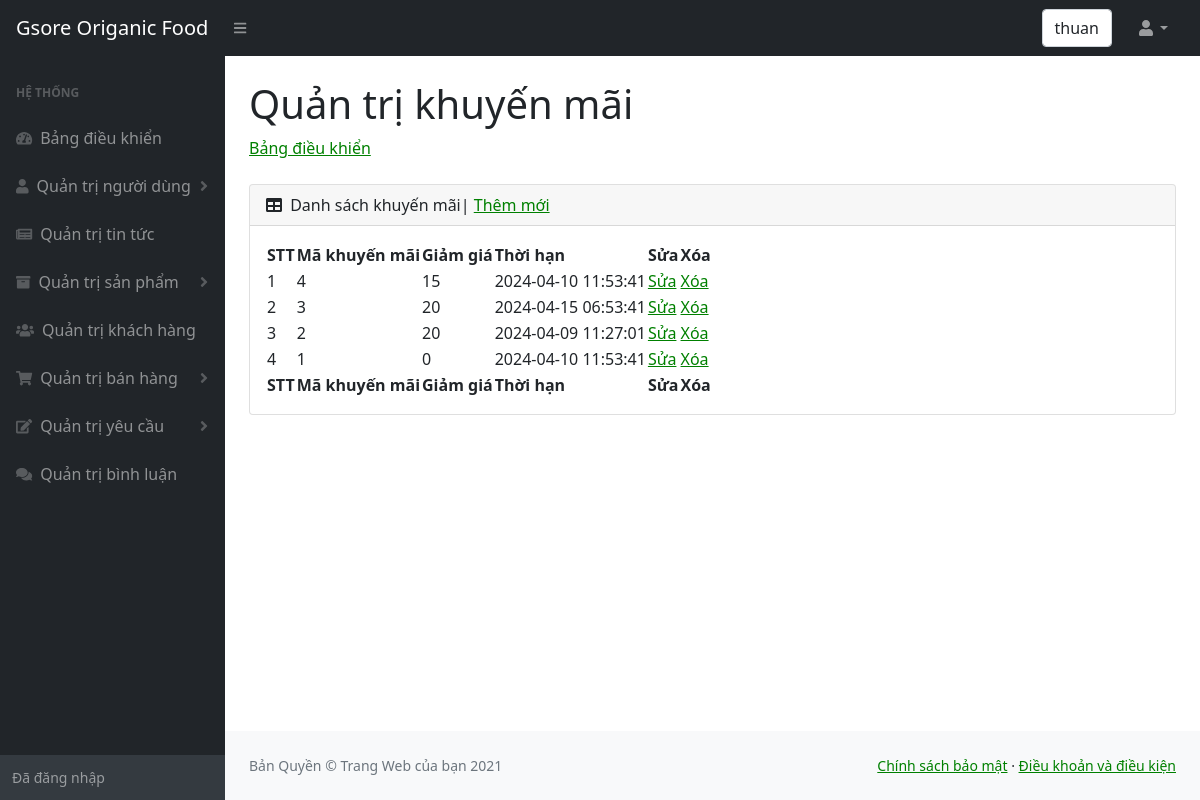
Page /admin/khuyenmai.php (signed in) on the committed database.
### tables this page shows
CREATE TABLE `khuyenmai` (
  `makhuyenmai` int(10) NOT NULL,
  `giamgia` int(10) NOT NULL,
  `thoihan` datetime DEFAULT NULL
);

### admin/khuyenmai.php (the view, shortened to what this page needs)
<!DOCTYPE html>
<html lang="en">
    <head>
        <link href="https://cdn.jsdelivr.net/npm/simple-datatables@latest/dist/style.css" rel="stylesheet" />
        <link href="css/styles.css" rel="stylesheet" />
    </head>
    <body class="sb-nav-fixed">
        <nav class="sb-topnav navbar navbar-expand navbar-dark bg-dark">
            <a class="navbar-brand ps-3" href="../index.php">Gsore Origanic Food </a>
            <button class="btn btn-link btn-sm order-1 order-lg-0 me-4 me-lg-0" id="sidebarToggle" href="#!"><i class="fas fa-bars"></i></button>
            <form class="d-none d-md-inline-block form-inline ms-auto me-0 me-md-3 my-2 my-md-0">
                <div class="input-group">
                  <div class="form-control"><?php  echo $_SESSION['ten_nguoi_dung'];?>  </div>
                </div>
            </form>
            <ul class="navbar-nav ms-auto ms-md-0 me-3 me-lg-4">
                <li class="nav-item dropdown">
                    <a class="nav-link dropdown-toggle" id="navbarDropdown" href="#" role="button" data-bs-toggle="dropdown" aria-expanded="false"><i class="fas fa-user fa-fw"></i></a>
                </li>
            </ul>
        </nav>
        <div id="layoutSidenav">
        <div id="layoutSidenav_nav" >
                <nav class="sb-sidenav accordion sb-sidenav-dark" id="sidenavAccordion">
                    <div class="sb-sidenav-menu">
                        <div class="nav">
                            <div class="sb-sidenav-menu-heading">Hệ thống</div>
                            <a class="nav-link" href="index.php">
                                <div class="sb-nav-link-icon"><i class="fas fa-tachometer-alt"></i></div>
                                Bảng điều khiển
                            </a>
                            <a class="nav-link collapsed" href="nguoidung.php" data-bs-toggle="collapse" data-bs-target="#collapseOne" aria-expanded="false" aria-controls="collapseOne">
                                <div class="sb-nav-link-icon"><i class="fas fa-user"></i></div>
                                Quản trị người dùng
                                <div class="sb-sidenav-collapse-arrow"><i class="fas fa-angle-down"></i></div>
                            </a>
                            <a class="nav-link" href="tintuc.php">
                                <div class="sb-nav-link-icon"><i class="fas fa-newspaper"></i></div>
                                    Quản trị tin tức
                            </a>
                            <a class="nav-link collapsed" href="#" data-bs-toggle="collapse" data-bs-target="#collapseTwo" aria-expanded="false" aria-controls="collapseTwo">
                                <div class="sb-nav-link-icon"><i class="fas fa-archive"></i></div>
                                Quản trị sản phẩm
                                <div class="sb-sidenav-collapse-arrow"><i class="fas fa-angle-down"></i></div>
                            </a>
                            <a class="nav-link" href="khachhang.php">
                                <div class="sb-nav-link-icon"><i class="fas fa-users"></i></div>
                                Quản trị khách hàng
                            </a>
                            <a class="nav-link collapsed" href="#" data-bs-toggle="collapse" data-bs-target="#collapseThree" aria-expanded="false" aria-controls="collapseThree">
                                <div class="sb-nav-link-icon"><i class="fas fa-shopping-cart"></i></div>
                                Quản trị bán hàng
                                <div class="sb-sidenav-collapse-arrow"><i class="fas fa-angle-down"></i></div>
                            </a>
                            <a class="nav-link collapsed" href="#" data-bs-toggle="collapse" data-bs-target="#collapseFour" aria-expanded="false" aria-controls="collapseFour">
                                <div class="sb-nav-link-icon"><i class="fas fa-edit"></i></div>
                                Quản trị yêu cầu
                                <div class="sb-sidenav-collapse-arrow"><i class="fas fa-angle-down"></i></div>
                            </a>
                            <a class="nav-link" href="binhluan.php">
                                <div class="sb-nav-link-icon"><i class="fas fa-comments"></i></div>
                                Quản trị bình luận
                            </a>
                        </div>
                    </div>
                    <div class="sb-sidenav-footer">
                        <div class="small">Đã đăng nhập</div>
                    </div>
                </nav>
            </div>
            <div id="layoutSidenav_content">
                <main>
                    <div class="container-fluid px-4">
                        <h1 class="mt-4">Quản trị khuyến mãi</h1>
                        <ol class="breadcrumb mb-4">
                            <li class="breadcrumb-item"><a href="index.php">Bảng điều khiển </a></li>
                        </ol>
                        <div class="card mb-4">
                            <div class="card-header">
                                <i class="fas fa-table me-1"></i>
                                Danh sách khuyến mãi| <a href="khuyenmaithemmoi.php">Thêm mới</a>
                            </div>
                            <div class="card-body">
                                <table id="datatablesSimple">
                                    <thead>
                                        <tr>
                                            <th>STT</th>
                                            <th>Mã khuyến mãi</th>
                                            <th>Giảm giá</th>
                                            <th>Thời hạn</th>
                                            <th>Sửa</th>
                                            <th>Xóa</th>
                                        </tr>
                                    </thead>
                                    <tfoot>
                                        <tr>
                                            <th>STT</th>
                                            <th>Mã khuyến mãi</th>
                                            <th>Giảm giá</th>
                                            <th>Thời hạn</th>
                                            <th>Sửa</th>
                                            <th>Xóa</th>
                                        </tr>
                                    </tfoot>
                                    <tbody>
                                    <?php
                                        include("../config.php");
                                        $sql = "
                                                  SELECT *
                                                  FROM khuyenmai
                                                  ORDER BY makhuyenmai DESC
                                        ";
                                        $khuyen_mai = mysqli_query($ket_noi, $sql);
                                        $i=0;
                                        while ($row = mysqli_fetch_array($khuyen_mai)) {
                                            $i++;
                                    ;?>
                                        <tr>
                                            <td><?php echo $i;?></td>
                                            <td><?php echo $row["makhuyenmai"];?></td>
                                            <td><?php echo $row["giamgia"];?></td>
                                            <td><?php echo $row["thoihan"];?></td>
                                            <td><a href="khuyenmaisua.php?id=<?php echo $row["makhuyenmai"];?>">Sửa</a></td>
                                            <td><a href="khuyenmaixoa.php?id=<?php echo $row["makhuyenmai"];?>">Xóa</a></td>
                                        </tr>
                                    <?php
                                        }
                                    ;?>
                                    </tbody>
                                </table>
                            </div>
                        </div>
                    </div>
                </main>
                <footer class="py-4 bg-light mt-auto">
                    <div class="container-fluid px-4">
                        <div class="d-flex align-items-center justify-content-between small">
                            <div class="text-muted">Bản Quyền &copy; Trang Web của bạn 2021</div>
                            <div>
                                <a href="chinhsachbaomat.php">Chính sách bảo mật</a>
                                &middot;
                                <a href="chinhsachbaomat.php">Điều khoản và điều kiện</a>
                            </div>
                        </div>
                    </div>
                </footer>
            </div>
        </div>
    </body>
</html>

### rows in the picture
khuyenmai: makhuyenmai "4", giamgia "15", thoihan "2024-04-10 11:53:41"
khuyenmai: makhuyenmai "3", giamgia "20", thoihan "2024-04-15 06:53:41"
khuyenmai: makhuyenmai "2", giamgia "20", thoihan "2024-04-09 11:27:01"
khuyenmai: makhuyenmai "1", giamgia "0", thoihan "2024-04-10 11:53:41"

### other values in the picture
$_SESSION['ten_nguoi_dung'] "thuan"
